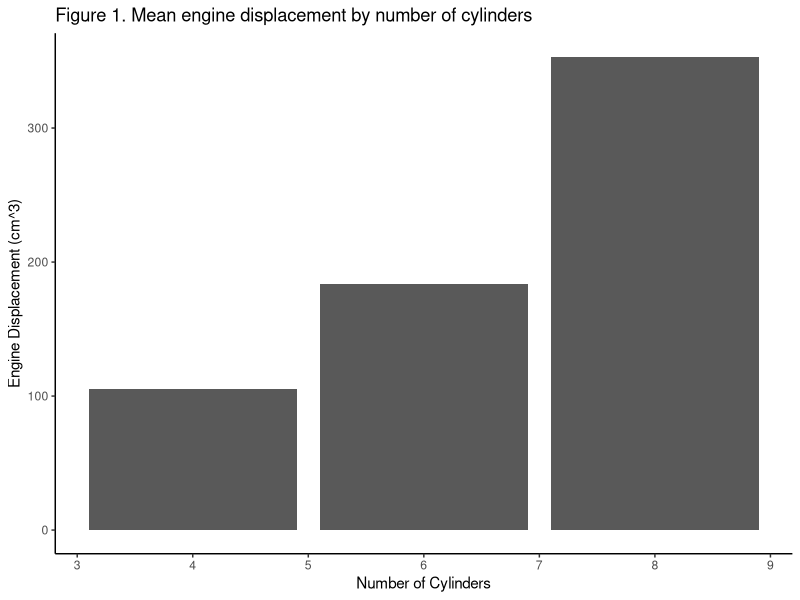

This chart was generated by the following R code:
## ---- chunk 1
# Calling the tidyverse package.
library(tidyverse)
## ---- chunk 2
# Calling mtcars and assigning it to the object mtcars.
mtcars <- mtcars
## ---- chunk 3
# Creating Table 1 and assigning it to the object my_table. This involves 
# selecting the columns cylinder and displacement from mtcars data set. Then a 
# new column is created for Table 1 with the name disp_m representing 
# displacement mean.

my_table <- mtcars |>
  select(cyl, disp) |>
  summarise(disp_m = round(mean(disp), 2), 
            .by=cyl)
## ---- chunk 4
# Formatting my_table to match the lab instructions. Changing the names of the 
# columns in Table 1 and using kable to style it correctly.
my_table <- my_table |>
  rename(Cylinders = cyl, 
         Displacement = disp_m)


knitr::kable(my_table, align = 'c', caption = 
               "Mean engine displacement by number of cylinders") |>
  kableExtra::kable_styling(full_width = FALSE, position = "center")

## ---- chunk 5
# Creating and formatting the Bar Chart to align with the lab instructions.
my_table |>
  ggplot(aes(x = Cylinders, y = Displacement)) +
  geom_bar(stat = "identity") +
  labs(title = "Figure 1. Mean engine displacement by number of cylinders",
       x = "Number of Cylinders", 
       y = "Engine Displacement (cm^3)") +
  theme_bw() +
  theme(
    panel.grid.major = element_blank(),
    panel.grid.minor = element_blank(),
    panel.border = element_blank(),              # Remove full panel border
    axis.line = element_line(color = "black")
  )
